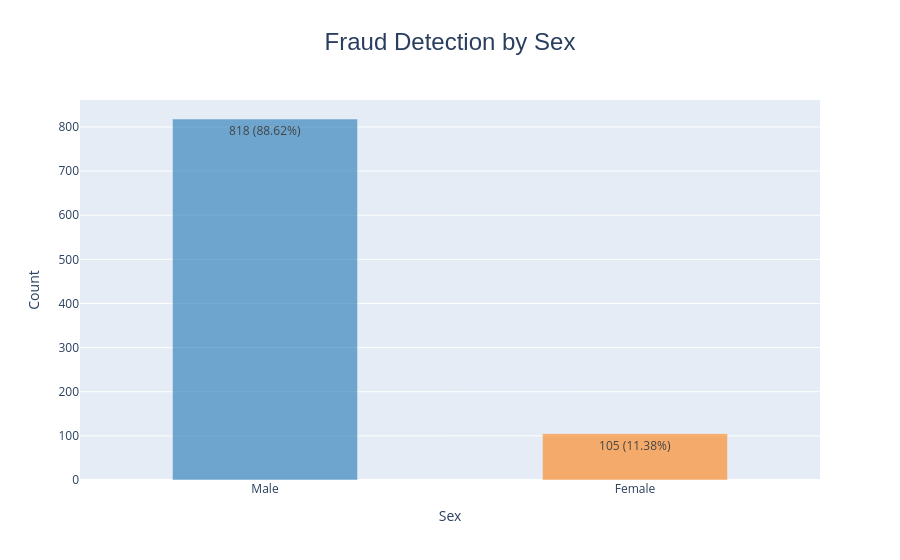

Notebook code for this chart:
### Markdown cell above
**Point 09**: The Target Variable "Fraud_Found_P" is highly imbalanced.
    
**Issues** Caused by Imbalanced Target Variable

**Model Bias**: The model may become biased towards the majority class, leading to poor performance on the minority class.

**Misleading Metrics**: Metrics like accuracy can be misleading, as high accuracy can be achieved by simply predicting the majority class.
    
**Poor Generalization**: The model may not generalize well to real-world scenarios where the minority class is important.

## 02) Fraud Detection by Sex

### Code cell
df_fraud = df_viz[df_viz['FraudFound_P'] == 1]

fraud_counts_sex = df_fraud['Sex'].value_counts()
fraud_percentages_sex = (fraud_counts_sex / fraud_counts_sex.sum()) * 100
fraud_percentages_sex

# Bar Chart
fig = go.Figure()

fig.add_trace(go.Bar(x=fraud_counts_sex.index, y=fraud_counts_sex.values,
                    text=[f'{count} ({percentage:.2f}%)' for count, percentage in zip(fraud_counts_sex.values, fraud_percentages_sex)],
                    textposition='auto', marker_color=['rgba(31, 119, 180, 0.6)', 'rgba(255, 127, 14, 0.6)'], width=0.5))

fig.update_layout(
    title={
        'text': 'Fraud Detection by Sex',
        'x':0.5,
        'font': {'family': "Arial, sans-serif", 'size': 24}
    })

fig.update_layout(
    xaxis=dict(title='Sex'),
    yaxis=dict(title='Count'),
    showlegend=False)

fig.show()

### Figure 1 — Plotly figure (JSON) as saved in the notebook; plotly's stock layout.template omitted (floating-point values rounded to 4 significant figures)
{"data": [{"marker": {"color": ["rgba(31, 119, 180, 0.6)", "rgba(255, 127, 14, 0.6)"]}, "text": ["818 (88.62%)", "105 (11.38%)"], "textposition": "auto", "type": "bar", "width": 0.5, "x": ["Male", "Female"], "y": [818, 105]}], "layout": {"autosize": true, "showlegend": false, "title": {"font": {"family": "Arial, sans-serif", "size": 24}, "text": "Fraud Detection by Sex", "x": 0.5}, "xaxis": {"autorange": true, "range": [-0.5, 1.5], "title": {"text": "Sex"}, "type": "category"}, "yaxis": {"autorange": true, "range": [0, 861.1], "title": {"text": "Count"}, "type": "linear"}}}
